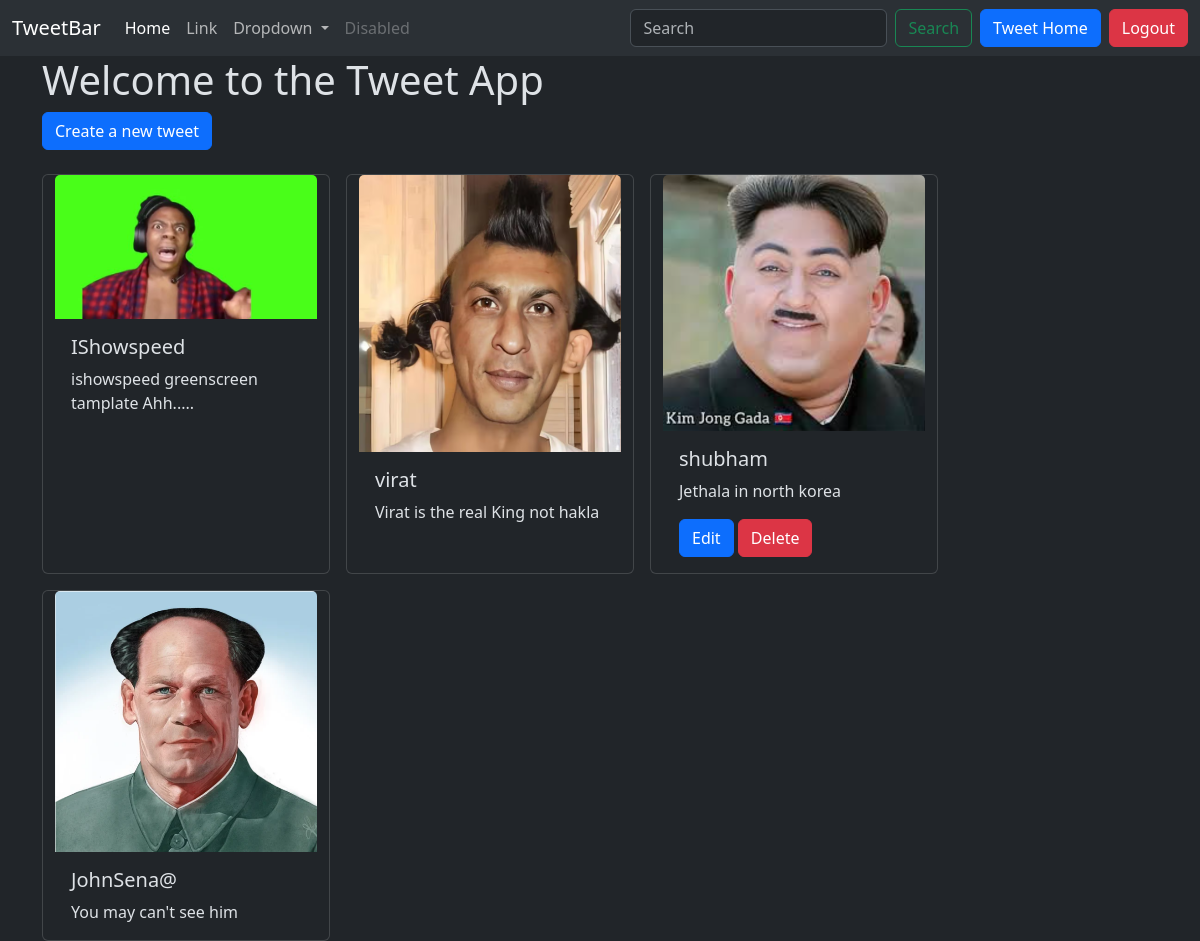
The page /tweet/ (signed in) on the database its author committed.
### tweet/models.py (models this page shows, shortened)
class Tweet(models.Model):
    user = models.ForeignKey(User, on_delete=models.CASCADE)
    text = models.TextField(max_length=280)
    photo = models.ImageField(upload_to='tweets/photos/', blank=True, null=True)
    created_at = models.DateTimeField(auto_now_add=True)
    updated_at = models.DateTimeField(auto_now=True)

### tweet/views.py (the view)
# urls.py: path('', views.tweet_list, name='tweet_list'),
def tweet_list(request):
    tweets = Tweet.objects.all().order_by('-created_at')
    search_query = request.GET.get('q', '').strip()
    if search_query:
        tweets = tweets.filter(text__icontains=search_query)
    return render(request, 'tweet_list.html', {'tweets': tweets, 'search_query': search_query})

### tweet/templates/tweet_list.html (shortened to what this page needs)
{% extends 'layouts.html' %}
{% block content %}
<h1>Welcome to the Tweet App</h1>
<a class="btn btn-primary mb-4" href="{% url 'tweet_create' %}">Create a new tweet</a>
<div class="container row gap-3">
    {% for tweet in tweets %}
        <div class="card" style="width: 18rem;">
  {% if tweet.photo %}
  <img src="{{tweet.photo.url}}" class="card-img-top" alt="Photo for tweet by {{ tweet.user.username }}">
  {% endif %}
  <div class="card-body">
    <h5 class="card-title">{{tweet.user.username}}</h5>
    <p class="card-text">{{tweet.text}}</p>
    {% if tweet.user == request.user %}
    <a href="{% url 'tweet_edit' tweet.id %}" class="btn btn-primary">Edit</a>
    <a href="{% url 'tweet_delete' tweet.id %}" class="btn btn-danger">Delete</a>
    {% endif %}
  </div>
</div>
    {% empty %}
        {% if search_query %}
        <p>No tweets found.</p>
        {% else %}
        <p>No tweets yet.</p>
        {% endif %}
    {% endfor %}
</div>
{% endblock %}

### rows shown on the page
Tweet: photo (picture), user.username "IShowspeed", text "ishowspeed greenscreen tamplate Ahh....."
Tweet: photo (picture), user.username "virat", text "Virat is the real King not hakla"
Tweet: photo (picture), user.username "shubham", text "Jethala in north korea", shows "Edit"
Tweet: photo (picture), user.username "JohnSena@", text "You may can't see him"
